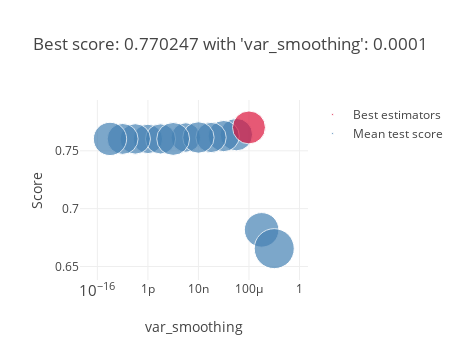

Notebook cell for this chart:
### Markdown cell above
#### After optimisation

### Code cell
parameters = {
    'var_smoothing': [1e-2, 1e-3, 1e-4, 1e-5, 1e-6, 1e-7, 1e-8, 1e-9, 1e-10, 1e-11, 1e-12, 1e-13, 1e-14, 1e-15]
}

grid_gnb=GridSearchCV(GNB, parameters, cv=10, verbose=0, n_jobs=-1)

grid_gnb.fit(X_train, y_train)

plot_grid_search(grid_gnb)
table_grid_search(grid_gnb)

### Figure 1 — Plotly figure (JSON) as saved in the notebook; plotly's stock layout.template omitted (floating-point values rounded to 4 significant figures)
{"data": [{"marker": {"color": "SteelBlue", "size": [0.0009966, 0.0009237, 0.0008225, 0.0008699, 0.0009332, 0.0008187, 0.0008597, 0.0008767, 0.0009046, 0.001024, 0.001048, 0.00113, 0.001514], "sizemin": 4, "sizemode": "area", "sizeref": 1.892e-06}, "mode": "markers", "name": "Mean test score", "showlegend": true, "text": ["'var_smoothing': 1e-05", "'var_smoothing': 1e-06", "'var_smoothing': 1e-09", "'var_smoothing': 1e-07", "'var_smoothing': 1e-08", "'var_smoothing': 1e-12", "'var_smoothing': 1e-11", "'var_smoothing': 1e-13", "'var_smoothing': 1e-14", "'var_smoothing': 1e-10", "'var_smoothing': 1e-15", "'var_smoothing': 0.001", "'var_smoothing': 0.01"], "type": "scatter", "x": [1e-05, 1e-06, 1e-09, 1e-07, 1e-08, 1e-12, 1e-11, 1e-13, 1e-14, 1e-10, 1e-15, 0.001, 0.01], "xaxis": "x", "y": [0.764, 0.7628, 0.7615, 0.7615, 0.7615, 0.7603, 0.7603, 0.7603, 0.7603, 0.7603, 0.7603, 0.6817, 0.6654], "yaxis": "y"}, {"marker": {"color": "Crimson", "size": [0.001028], "sizemin": 4, "sizemode": "area", "sizeref": 1.892e-06}, "mode": "markers", "name": "Best estimators", "showlegend": true, "text": ["{'var_smoothing': 0.0001}"], "type": "scatter", "x": [0.0001], "xaxis": "x", "y": [0.7702], "yaxis": "y"}], "layout": {"height": 360, "hovermode": "closest", "legend": {"traceorder": "reversed"}, "title": {"text": "Best score: 0.770247 with 'var_smoothing': 0.0001"}, "width": 460, "xaxis": {"anchor": "y", "domain": [0, 1], "title": {"text": "var_smoothing"}, "type": "log"}, "yaxis": {"anchor": "x", "domain": [0, 1], "title": {"text": "Score"}}}}
